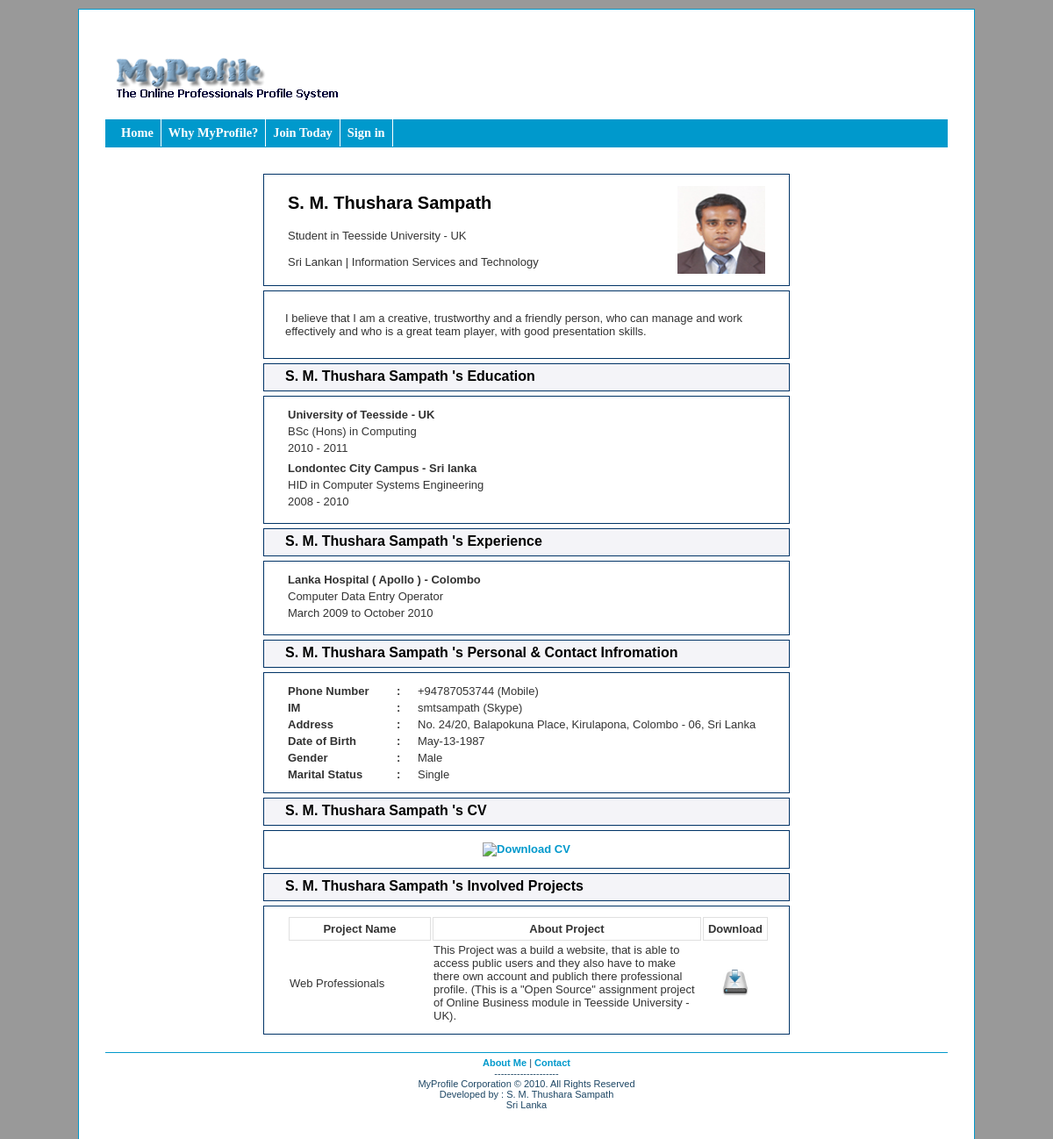
/view_profile.php?user=administrator, run on the app's committed database.
### tables this page shows
CREATE TABLE IF NOT EXISTS `user_login` (
  `id` int(11) NOT NULL AUTO_INCREMENT,
  `firstname` varchar(50) NOT NULL,
  `lastname` varchar(50) NOT NULL,
  `username` varchar(25) NOT NULL,
  `hashed_password` varchar(40) NOT NULL,
  `email` varchar(50) NOT NULL,
  `reg_date` datetime NOT NULL,
  `s_question` varchar(5) NOT NULL,
  `s_answer` varchar(10) NOT NULL,
  `avatar_location` varchar(50) NOT NULL,
  `active` tinyint(1) NOT NULL DEFAULT '0',
  `admin` tinyint(1) NOT NULL DEFAULT '0',
  `keywords` varchar(120) NOT NULL,
  PRIMARY KEY (`id`)
);

CREATE TABLE IF NOT EXISTS `user_basic` (
  `id` int(11) NOT NULL AUTO_INCREMENT,
  `user_id` int(11) NOT NULL,
  `pro_headline` text NOT NULL,
  `country` varchar(30) NOT NULL,
  `industry` text NOT NULL,
  `tel_number` varchar(12) NOT NULL,
  `tel_type` varchar(10) NOT NULL,
  `IM_name` varchar(25) NOT NULL,
  `IM_type` varchar(20) NOT NULL,
  `address` text NOT NULL,
  `b_day` varchar(11) NOT NULL,
  `gender` varchar(6) NOT NULL,
  `marital` varchar(8) NOT NULL,
  `about` text NOT NULL,
  PRIMARY KEY (`id`)
);

CREATE TABLE IF NOT EXISTS `user_edu` (
  `id` int(11) NOT NULL AUTO_INCREMENT,
  `user_id` int(11) NOT NULL,
  `school_name` varchar(100) NOT NULL,
  `degree` varchar(100) NOT NULL,
  `start_year` varchar(4) NOT NULL,
  `award_year` varchar(4) NOT NULL,
  `adi_notes` text NOT NULL,
  PRIMARY KEY (`id`)
);

CREATE TABLE IF NOT EXISTS `user_works` (
  `id` int(11) NOT NULL AUTO_INCREMENT,
  `user_id` int(11) NOT NULL,
  `company_name` varchar(100) NOT NULL,
  `job_title` varchar(100) NOT NULL,
  `init_month` varchar(15) NOT NULL,
  `init_year` varchar(4) NOT NULL,
  `complete_month` varchar(15) NOT NULL,
  `complete_year` varchar(4) NOT NULL,
  `description` text NOT NULL,
  PRIMARY KEY (`id`)
);

CREATE TABLE IF NOT EXISTS `user_projects` (
  `id` int(11) NOT NULL AUTO_INCREMENT,
  `user_id` int(11) NOT NULL,
  `project_name` varchar(50) NOT NULL,
  `about_project` text NOT NULL,
  `file_size` varchar(10) NOT NULL,
  `file_type` varchar(100) NOT NULL,
  `project_location` varchar(60) NOT NULL,
  PRIMARY KEY (`id`)
);

### includes/session.php (called while the page is built, shortened)
<?php
	function logged_in() {
		return isset($_SESSION['id']);
	}
?>

### view_profile.php (the view, shortened to what this page needs)
<?php require_once("includes/session.php"); ?>
<?php require_once("includes/connection.php"); ?>
<?php
	  $query = "SELECT *
				FROM user_login
				WHERE username = '{$_GET['user']}'";
	  $result_set = mysql_query($query);
	  $row = mysql_fetch_array($result_set);
	  if (isset($row)) {
		$id = $row['id'];
		$firstname  = $row['firstname'];
		$lastname =  $row['lastname'];
		$avatar_location = $row['avatar_location'];
	  } else {
	  	die("Failed");
	  }
?>
<?php
	  $query = "SELECT *
				FROM user_basic
				WHERE user_id =  $id";
	  $result_set = mysql_query($query, $connection);
	  $row = mysql_fetch_array($result_set);
	  if (isset($result_set)) {
			  $pro_headline = $row['pro_headline'];
			  $country = $row['country'];
			  $industry = $row['industry'];
			  $about = $row['about'];
			  $tel_number  = $row['tel_number'];
			  $tel_type =  $row['tel_type'];
			  $IM_name = $row['IM_name'];
			  $IM_type = $row['IM_type'];
			  $address = $row['address'];
			  $b_day = $row['b_day'];
			  $gender = $row['gender'];
			  $marital = $row['marital'];
	  } else {
	  	 die("Failed");
	  }
?>
<?php
    $year = date('Y');
	$month = date('F');
?>
<!DOCTYPE html PUBLIC "-//W3C//DTD XHTML 1.0 Transitional//EN" "http://www.w3.org/TR/xhtml1/DTD/xhtml1-transitional.dtd">
<html xmlns="http://www.w3.org/1999/xhtml">
    <head>
        <link href="stylesheets/form_style.css" type="text/css" rel="stylesheet">
        <link href="stylesheets/template.css" rel="stylesheet" type="text/css" />
    </head>
    <body>
    <div id="container">
        <div id="banner">
         <img src="images/site_logo.png" />
        </div>
        <div class="mattblacktabs">
            <ul>
                <li><a href="index.php" title="Home">Home</a></li>
                <?php if(!logged_in()) { echo "<li><a href=\"whymp.php\" title=\"Why MyProfile?\">Why MyProfile?</a></li>";} ?>
                <?php if(!logged_in()) { echo "<li><a href=\"register.php\" title=\"Join Today\">Join Today</a></li>";} ?>
                <?php if(!logged_in()) { echo "<li><a href=\"login.php\" title=\"Sign in\">Sign in</a></li>";} ?>
            </ul>
        </div>
    	<div id="content">
<div class="pubview" >
<table width="575" border="0">
  <tr>
    <td><?php echo  $firstname . " " .  $lastname; ?></td>
    <td width="150" rowspan="3" align="center">
    <?php
			 echo "<img src=\"{$avatar_location}\" width=\"100\" height=\"100\" >";
	?>
    </td>
  </tr>
  <tr>
    <td class="vtd"><?php echo  $pro_headline; ?></td>
  </tr>
  <tr>
    <td class="vtd"><?php echo  $country . " | " . $industry; ?></td>
  </tr>
</table>
</div>
<?php if($about) { ?>
<div class="pubview" >
<p class="vtd"><?php echo  $about; ?></p>
</div>
<?php } ?>
<div class="v_head"><?php echo  $firstname . " " .  $lastname; ?> 's Education</div>
<div class="pubview" >
  <table width="550" border="0">
      <tr>
      <?php
		  $query = "SELECT *
				  FROM user_edu
				  WHERE user_id =  $id";
		  $result_set = mysql_query($query, $connection);
		  for ($count = 0; $row = mysql_fetch_array($result_set); $count++) {
	  ?>
      <td valign="middle" class="vtd"><?php echo "<strong>" . $row[2] . "</strong>" ?></td>
      </tr>
      <tr><td valign="middle" class="vtd"><?php echo $row[3] ?></td></tr>
      <tr><td valign="middle" class="vtd">
	  <?php echo $row[4] . " - " ?>
      <?php
              if($row[5] > $year) {
                  echo $row[5] . " (expected)";
              } else {
                  echo $row[5];
              }
      ?>
      </td></tr>
      <tr><td valign="middle" align="justify" class="vtd"><?php echo $row[6] ?></td></tr>
      <?php } ?>
  </table>
</div>
<div class="v_head"><?php echo  $firstname . " " .  $lastname; ?> 's Experience</div>
<div class="pubview" >
  <table width="550" border="0">
      <tr>
      <?php
		  $query = "SELECT *
				  FROM user_works
				  WHERE user_id =  $id";
		  $result_set = mysql_query($query, $connection);
		  for ($count = 0; $row = mysql_fetch_array($result_set); $count++) {
	 ?>
      <td class="vtd"><?php echo "<strong>" . $row[2] . "</strong>" ?></td>
      </tr>
      <tr><td class="vtd"><?php echo $row[3] ?></td></tr>
      <tr><td class="vtd"><?php echo $row[4] . " " . $row[5] . " to " ?>
      <?php
              if($row[6] >= $month && $row[7] == $year) {
                  echo "present";
              } elseif($row[7] > $year) {
                  echo "present";
              } else {
                  echo $row[6] . " " . $row[7];
              }
      ?></td></tr>
      <tr><td class="vtd" align="justify"><?php echo $row[8] ?></td></tr>
      <?php } ?>
  </table>
</div>
<div class="v_head"><?php echo  $firstname . " " .  $lastname; ?> 's Personal & Contact Infromation</div>
<div class="pubview" >
  <table width="550" border="0">
    <tr>
      <td class="vtd" width="120px"><strong>Phone Number</strong></td>
      <td class="vtd" width="20px"><strong>:</strong></td>
      <td class="vtd"><?php echo  $tel_number . " (" .  $tel_type . ")"; ?></td>
    </tr>
    <tr>
      <td class="vtd" width="120px"><strong>IM</strong></td>
      <td class="vtd" width="20px"><strong>:</strong></td>
      <td class="vtd"><?php echo  $IM_name . " (" .  $IM_type . ")"; ?></td>
    </tr>
    <tr>
      <td class="vtd" width="120px"><strong>Address</strong></td>
      <td class="vtd" width="20px"><strong>:</strong></td>
      <td class="vtd"><?php echo  $address; ?></td>
    </tr>
    <tr>
      <td class="vtd" width="120px"><strong>Date of Birth</strong></td>
      <td class="vtd" width="20px"><strong>:</strong></td>
      <td class="vtd"><?php echo  $b_day; ?></td>
    </tr>
    <tr>
      <td class="vtd" width="120px"><strong>Gender</strong></td>
      <td class="vtd" width="20px"><strong>:</strong></td>
      <td class="vtd"><?php echo  $gender; ?></td>
    </tr>
    <tr>
      <td class="vtd" width="120px"><strong>Marital Status</strong></td>
      <td class="vtd" width="20px"><strong>:</strong></td>
      <td class="vtd"><?php echo  $marital; ?></td>
    </tr>
  </table>
</div>
 <?php
$query = "SELECT *
		  FROM  up_cvs
		  WHERE user_id =  $id";
$result_set = mysql_query($query, $connection);
$num_rows = mysql_num_rows($result_set);
$row = mysql_fetch_array($result_set);
?>
<?php if($num_rows) { ?>
<div class="v_head"><?php echo  $firstname . " " .  $lastname; ?> 's CV</div>
<div class="pubview" >
  <table width="550" border="0">
    <tr>
      <td align="center" class="vtd"><a href="<?php echo $row['cv_location']; ?>" target="_new"><img src="images/cv_download.bmp" alt="Download CV" /></a></td>
    </tr>
  </table>
</div>
<?php } ?>
<?php
$query = "SELECT *
		  FROM user_projects
		  WHERE user_id = $id";
$result_set = mysql_query($query);
$num_rows = mysql_num_rows($result_set);
?>
<?php if($num_rows) { ?>
<div class="v_head"><?php echo  $firstname . " " .  $lastname; ?> 's Involved Projects</div>
<div class="pubview" >
   <table align="center" width="550">
     <tr>
       <th class="v_table_th" width="150">Project Name</th>
       <th class="v_table_th" >About Project</th>
       <th class="v_table_th" width="50" >Download</th>
      </tr>
     <tr>
    <?php
    for ($count = 0; $row = mysql_fetch_array($result_set); $count++) {
    ?>
      <td class="vtd" width="150" align="left"><?php echo $row[2] ?></td>
      <td class="vtd" align="left"><?php echo $row[3] ?></td>
      <td class="vtd" valign="middle" align="center">
      <?php
            if($row[6] == "") {
                echo "No";
            } else {
                echo "<a href=\"{$row[6]}\" target=\"_new\"><img src=\"images/pro_Download.jpg\" width=\"30\" height=\"30\" alt=\"Download Project\"/></a>";
			}
      ?>
      </td>
    </tr>
    <?php } ?>
  </table>
</div>
<?php  } ?>
<?php require("includes/footer.php"); ?>

### stylesheets/form_style.css (style rules this page uses)
.pubview { height:auto; border: solid 1px #036; padding-left:24px; padding-top:10px; padding-right:20px; padding-bottom:10px; font-weight:bold; font-family:Arial, Helvetica, sans-serif; color:#000; font-size-adjust:inherit; font-size:20px; margin-top:5px; margin-bottom:5px; }
.v_head { margin-top:auto; height: 20px; text-align:left; font-family:Arial, Helvetica, sans-serif; background-color: #F4F4F8; padding-left:24px; padding-top:5px; padding-right:20px; padding-bottom:5px; width:auto; font-size:16px; font-weight:bold; border: solid 1px #036; }
.vtd { font-size:13px; font-weight:lighter; font-family:Arial, Helvetica, sans-serif; color:#333; }
.v_table_th { font-size:13px; font-weight:bold; text-align: center; color:#333; padding:5px; border: solid 1px #E0E0E0; }

### stylesheets/template.css (style rules this page uses)
body { font-family: Tahoma, Helvetica, Arial, sans-serif; margin: 0; padding: 0; background-color:#999; color: #000000; }
body img { border: 0px; text-decoration: none; }
#container { margin: 10px auto 10px auto; padding: 30px; background-color: #ffffff; width: 80%; max-width: 1300px; border: 1px solid #09C ; }
#banner { text-align:left; }
.mattblacktabs { width: 100%; overflow: hidden; border-bottom: 1px solid #09C; background-color:#09C; }
.mattblacktabs ul { margin: 0; padding: 0; padding-left: 10px; ; font: bold .9em Verdana; list-style-type: none; }
.mattblacktabs li { display: inline; margin: 0; }
.mattblacktabs li a { float: left; display: block; text-decoration: none; margin: 0; padding: 7px 8px; border-right: 1px solid white; color:#FFFFFF; background:#09C; }
#content { background-color: #FFFFFF; color: inherit; margin-top:20px; margin-bottom:10px; margin-left: auto; margin-right: auto; width: 600px; height:auto; padding:5px; }
a:link { font-weight: bold; color:#09C; background: transparent; text-decoration:none; }

### data on the page
user_login: firstname "S. M. Thushara", lastname "Sampath", avatar_location (picture)
user_basic: pro_headline "Student in Teesside University - UK", country "Sri Lankan", industry "Information Services and Technology", about "I believe that I am a creative, trustworthy and a friendly person, who can manage and work effectively and who is a great team player, with good presentation skills.", tel_number "+94787053744", tel_type "Mobile", IM_name "smtsampath", IM_type "Skype", address "No. 24/20, Balapokuna Place, Kirulapona, Colombo - 06, Sri Lanka", b_day "May-13-1987", gender "Male", marital "Single"
user_edu: school_name "University of Teesside - UK", degree "BSc (Hons) in Computing", start_year "2010", award_year "2011"
user_edu: school_name "Londontec City Campus - Sri lanka", degree "HID in Computer Systems Engineering", start_year "2008", award_year "2010"
user_works: company_name "Lanka Hospital ( Apollo ) - Colombo", job_title "Computer Data Entry Operator", init_month "March", init_year "2009", complete_month "October", complete_year "2010"
user_projects: project_name "Web Professionals", about_project "This Project was a build a website, that is able to access public users and they also have to make there own account and publich there professional profile. (This is a \"Open Source\" assignment project of Online Business module in Teesside University - UK)."
